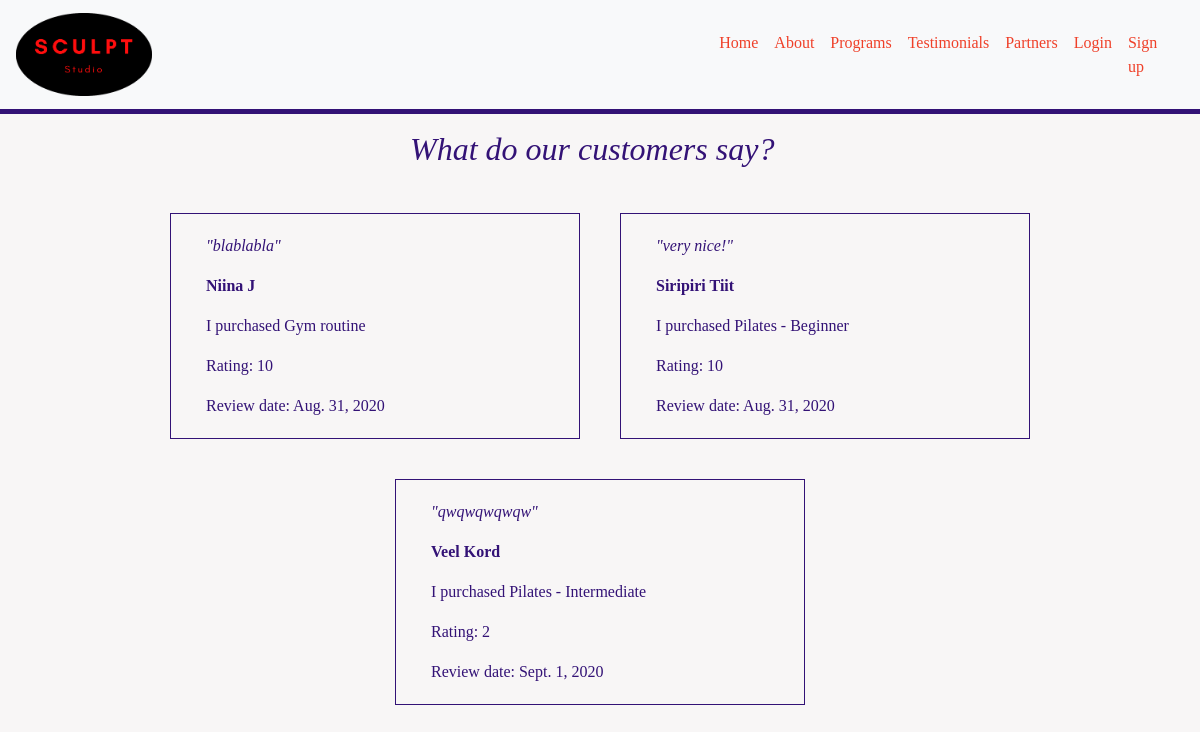
Page /testimonials/ on the earlier database version.
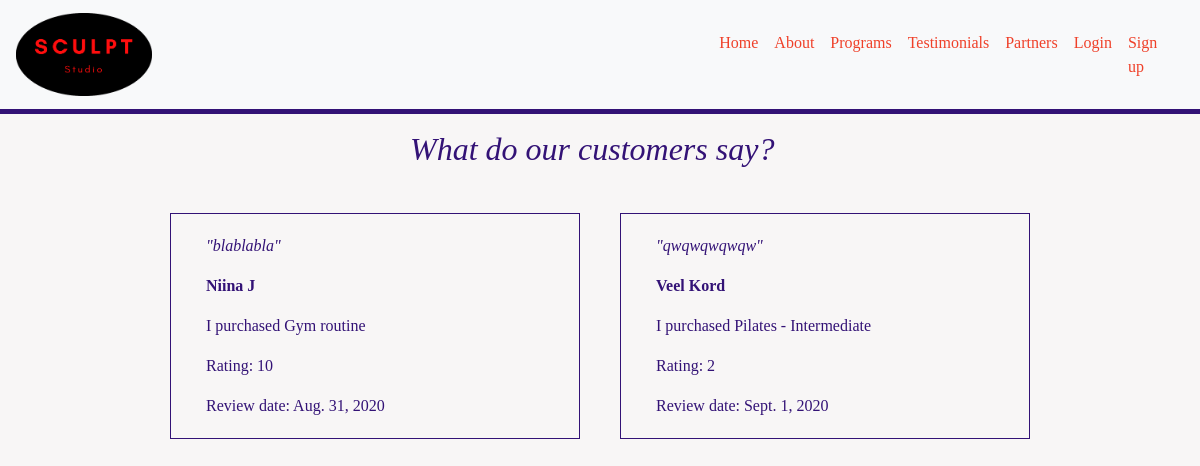
Same page on the later database version.
### testimonials/models.py (models this page shows, shortened)
class Testimonials(models.Model):
    class Meta():
        verbose_name_plural = 'Testimonials'
    user = models.OneToOneField(User, on_delete=models.CASCADE, null=False)
    program_id = models.OneToOneField(Programs, on_delete=models.CASCADE, null=True)
    review = models.TextField(max_length=2064)
    score = models.PositiveIntegerField(default=0, choices=([i,i] for i in range(11)))
    date = models.DateField(default=timezone.now)

### programs/models.py (models this page shows)
class Programs(models.Model):
    class Meta:
        verbose_name_plural = 'Programs'
    name = models.CharField(max_length=100)
    type = models.CharField(max_length=100)
    description = models.TextField()
    price = models.DecimalField(max_digits=6, decimal_places=2)
    def __str__(self):
        return self.name

### testimonials/views.py (the view)
# urls.py: path('testimonials/', include('testimonials.urls')),
def testimonials(request):
    testimonials = Testimonials.objects.all()
    context = {
        'testimonials': testimonials
    }
    return render(request, 'testimonials/testimonials.html', context)

### testimonials/templates/testimonials/testimonials.html (shortened to what this page needs)
{% extends 'base.html' %}
{% block content %}
<div class="row justify-content-center">
    <div class="col-4 mb-3">
        <h2><i>What do our customers say?</i> </h2>
    </div>
</div>
<div class="row justify-content-center">
    {% for testimonial in testimonials %}
    <div class="col-sm-4 cards">
        <div class="card">
          <div class="card-body">
            <p class="card-text"><i>"{{ testimonial.review }}"</i></p>
            <p class="card-text"><strong>{{ testimonial.user.first_name}}</strong></p>
            <p class="card-text">I purchased {{ testimonial.program_id}}</p>
            <p class="card-text">Rating: {{ testimonial.score }}</p>
            <p class="card-text">Review date: {{ testimonial.date }}</p>
          </div>
        </div>
    </div>
    {% endfor %}
</div>
{% endblock %}

Differences in the rows shown:
removed Testimonials: review "very nice!", user.first_name "Siripiri Tiit", program_id "Pilates - Beginner", score "10", date "Aug. 31, 2020"
